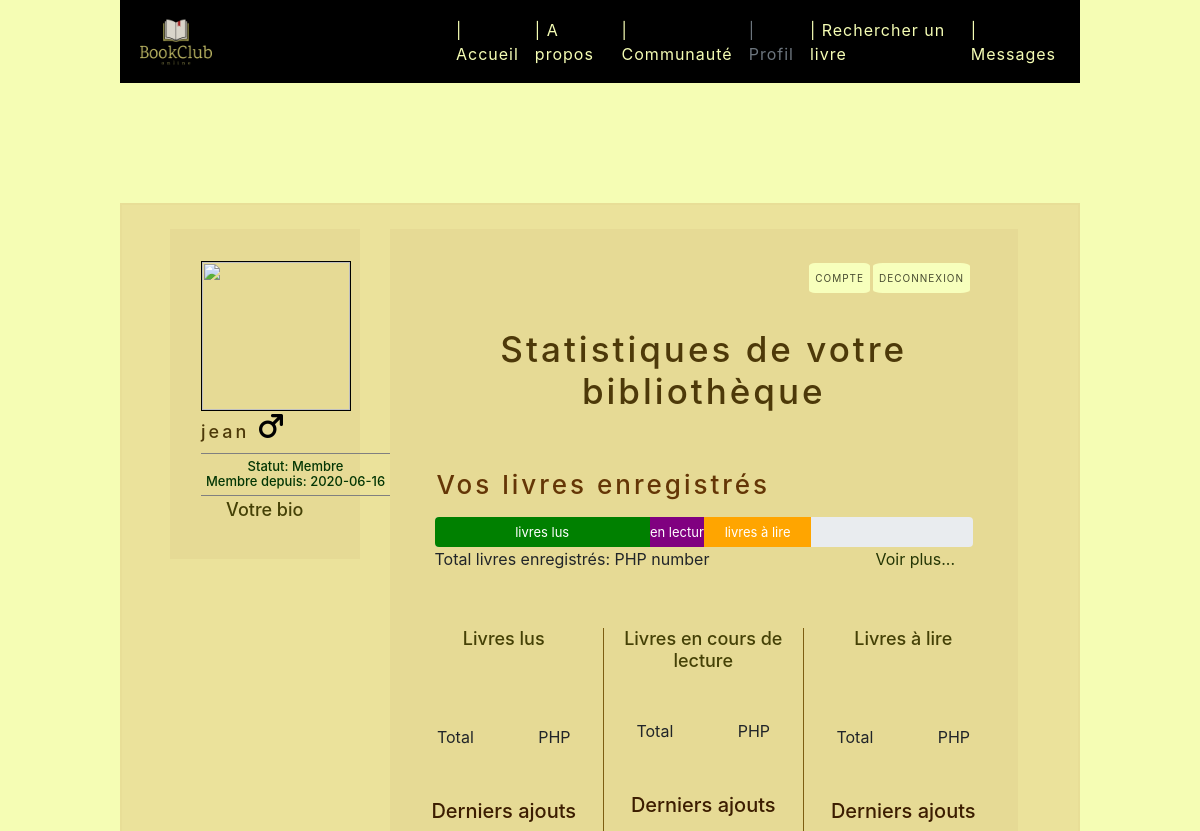
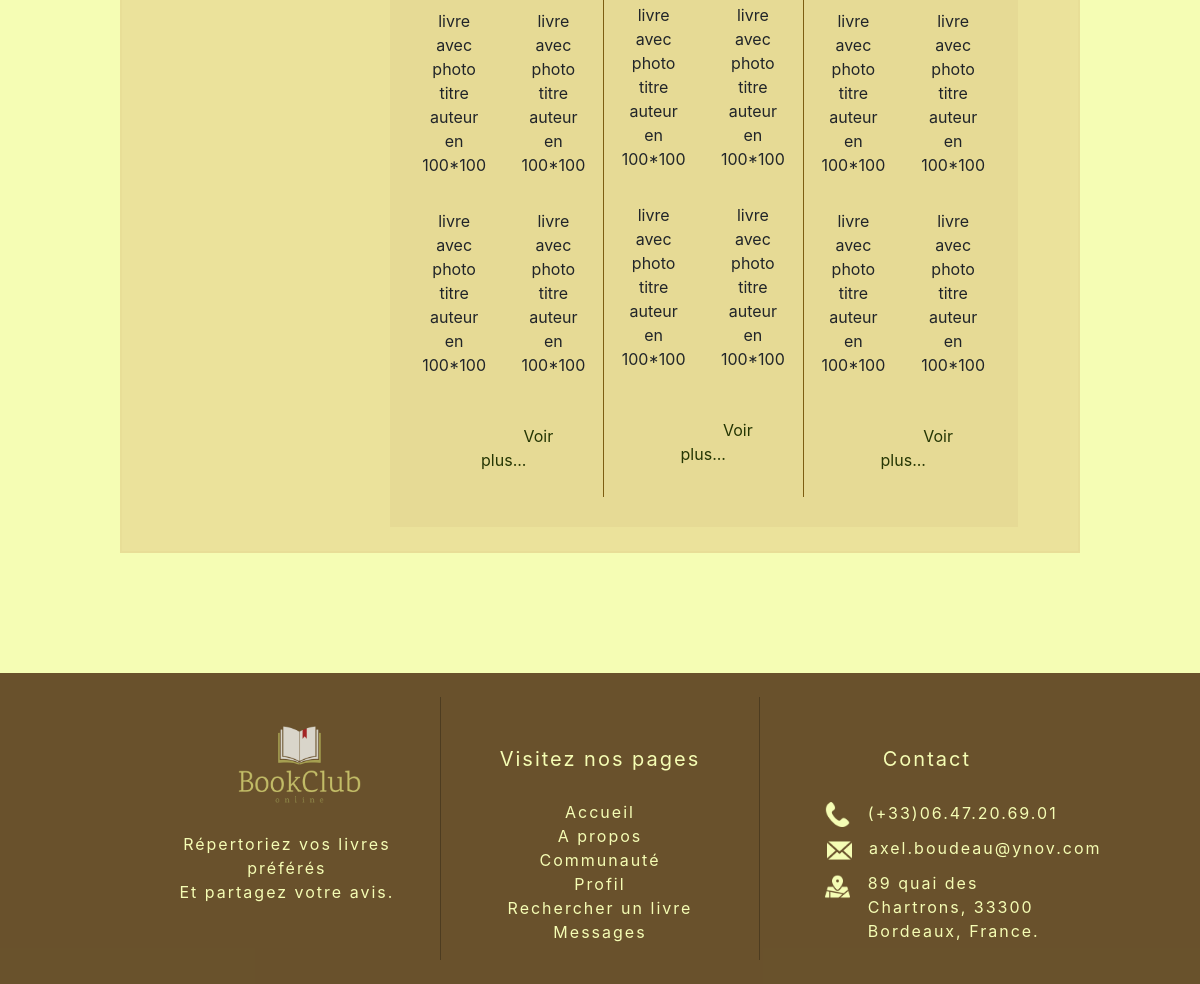
The app's page /php/profil.php (signed in) with its own data (2 pictures, top to bottom).
### tables this page shows
CREATE TABLE `membres` (
  `id_membre` int(11) NOT NULL,
  `pseudo_membre` varchar(255) NOT NULL,
  `role` varchar(255) NOT NULL,
  `mail_membre` varchar(255) NOT NULL,
  `mdp_membre` varchar(255) NOT NULL,
  `pays` varchar(255) NOT NULL,
  `sex` varchar(255) NOT NULL,
  `age` int(11) NOT NULL,
  `date_creation` date NOT NULL,
  `photo` varchar(255) DEFAULT NULL,
  `bio` text DEFAULT NULL
);

### php/profil.php (the view, shortened to what the rows shown need)
<?php
include_once('bdd.php');
    $pseudo = $_SESSION['pseudo'];
    $query1 = $pdo->prepare("SELECT * FROM membres WHERE pseudo_membre='" . $_SESSION['pseudo'] . "'");
    $query1->execute();
    $liste_membres = $query1->fetchAll();
    foreach ($liste_membres as $membres) {
        $pseudo = $membres['pseudo_membre'];
        $role = $membres['role'];
        $sexe = $membres['sex'];
        $date = $membres['date_creation'];
    }
?>
<!DOCTYPE html>
<html>
   <head>
        <link rel="stylesheet" href="../css/bootstrap.min.css">
        <link rel="stylesheet" href="../css/style.css">
   </head>
   <body>
        <div class='body_box'>
            <div class="container content"  style="padding-left:4%;padding-right:5%;">
                <div class="row">
                    <div class="col-md-3 col-lg-3 col-xl-3">
                        <div class="col-md-12" style="background-color:rgba(149, 91, 49, 0.06);padding-top:30px;padding-bottom:30px;">
                            <div class="items_box">
                            <?php
                                if (isset($_SESSION['IS_CONNECTED'])) {
                                    if ($_SESSION['table']  == 'membres') { ?>
                                        <h1 class='pseudo'><?php echo $pseudo?></h1>
                                        <?php echo'<img class="icon_gender" src="icons/icon_',$sexe, '.png"/>';?>
                            <?php
                                }
                               }
                            ?>
                            </div>
                            <div class="three_infos">
                            <?php if (isset($_SESSION['IS_CONNECTED'])) {
                                        if ($_SESSION['table']  == 'membres') { ?>
                                <h3 class="three_infos_style">Statut: <?php echo $role?>
                                </br>Membre depuis: <?php echo $date?></h3>
                            <?php }
                               }
                            ?>
                            </div>
                        </div>
                    </div>
                    <div class="col-md-9 col-lg-9 col-xl-9">
                        <div class="col-md-12" style="background-color:rgba(149, 91, 49, 0.06);padding:30px;">
                            <h1 style="padding:50px;padding-bottom:0;">Statistiques de votre bibliothèque</h1>
                            <div class="books_div" style="margin-top:10%;">
                                <h2 style="text-align:left;">Vos livres enregistrés</h2>
                            </div>
                        </div>
                    </div>
                </div>
            </div>
        </div>
   </body>
</html>

### records on screen
membres: pseudo_membre "jean", role "Membre", date_creation "2020-06-16"
